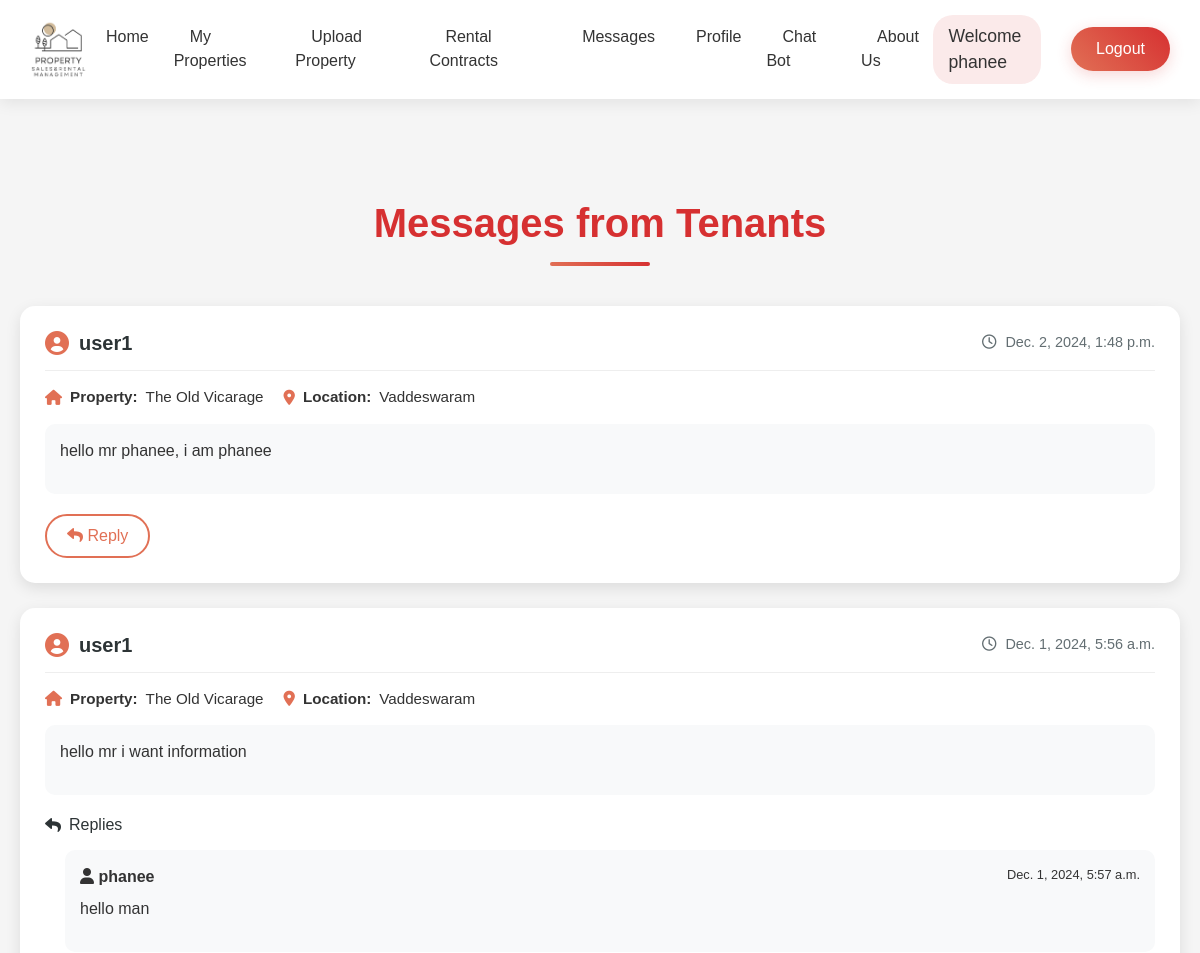
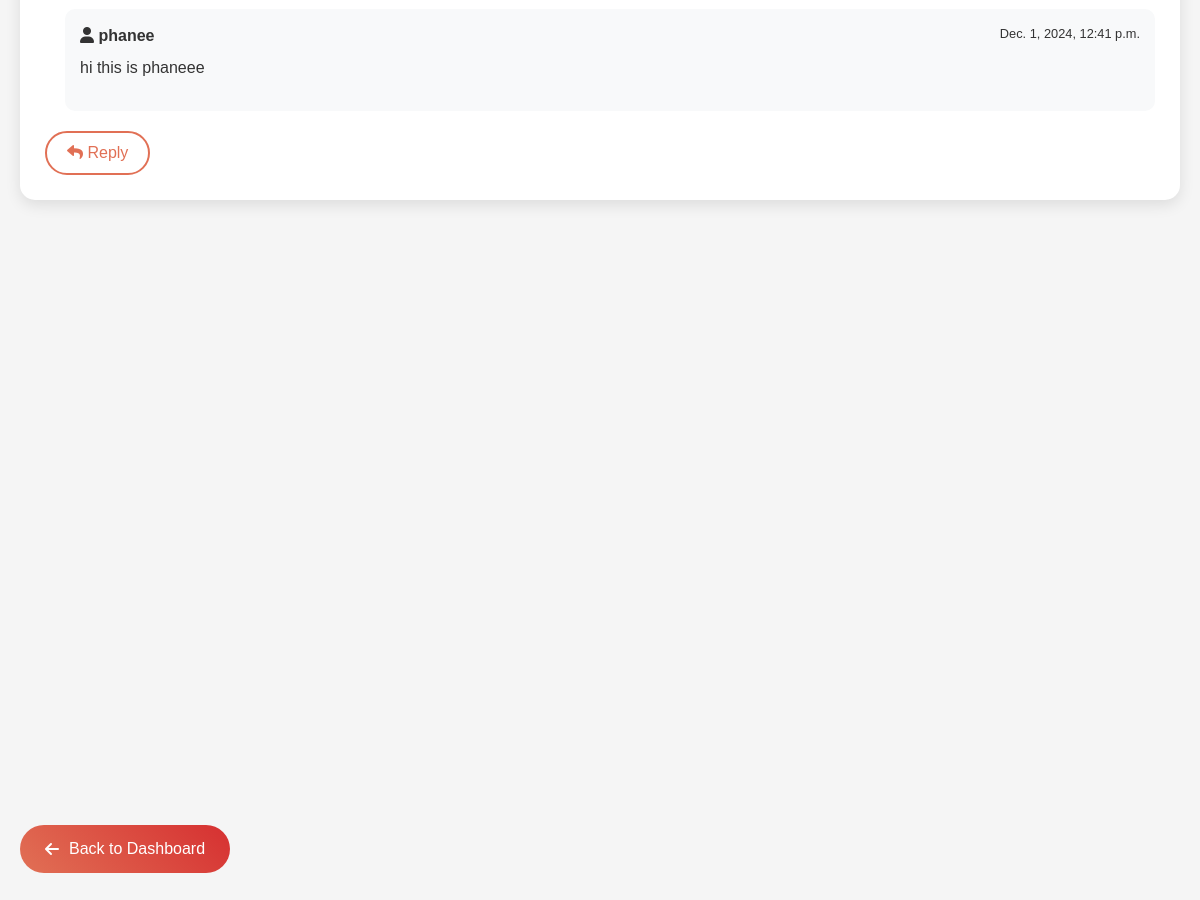
The page /ownerapp/messages/ (signed in) on the database its author committed (2 pictures, top to bottom).
### ownerapp/models.py (models this page shows, shortened)
class Message(models.Model):
    tenant = models.ForeignKey(User, on_delete=models.CASCADE, related_name='sent_messages')
    owner = models.ForeignKey(User, on_delete=models.CASCADE)
    property = models.ForeignKey('Property', on_delete=models.CASCADE, null=True, blank=True)
    content = models.TextField()
    timestamp = models.DateTimeField(auto_now_add=True)

class Property(models.Model):
    PROPERTY_TYPE_CHOICES = [
        ('Rent', 'Rent'),
        ('Sale', 'Sale'),
    ]
    OCCUPANCY_CHOICES = [
        ('Available', 'Available'),
        ('Not Available', 'Not Available'),
    ]
    PARKING = [
        ('Available', 'Available'),
        ('Not Available', 'Not Available'),
    ]
    title = models.CharField(max_length=200)
    image = models.ImageField(upload_to='property_images/')
    image_2 = models.ImageField(upload_to='property_images/', blank=True, null=True)
    image_3 = models.ImageField(upload_to='property_images/', blank=True, null=True)
    overview = models.TextField(max_length=100)
    location = models.CharField(max_length=200)
    location_url = models.URLField(max_length=500, blank=True, null=True, help_text="OpenStreetMap URL for the property location")
    address = models.TextField(max_length=300, blank=True, null=True)
    property_type = models.CharField(max_length=10, choices=PROPERTY_TYPE_CHOICES, default='Rent')
    price = models.DecimalField(max_digits=10, decimal_places=2)
    description = models.TextField()
    size = models.PositiveIntegerField()
    bedrooms = models.PositiveIntegerField()
    bathrooms = models.PositiveIntegerField()
    parking = models.CharField(max_length=20,choices=PARKING,default='Available')
    year_built = models.PositiveIntegerField()
    flooring_type = models.CharField(max_length=100)
    owner_name = models.CharField(max_length=100, default='Owner Name')
    email = models.EmailField()
    phone = models.CharField(max_length=15)
    occupancy_status = models.CharField(max_length=20,choices=OCCUPANCY_CHOICES,default='Available')
    owner = models.ForeignKey(User, on_delete=models.CASCADE, related_name='properties', default=1)

class Reply(models.Model):
    message = models.ForeignKey(Message, related_name='replies', on_delete=models.CASCADE)
    owner = models.ForeignKey(User, on_delete=models.CASCADE, null=True, blank=True)  # Owner replying
    tenant = models.ForeignKey(User, on_delete=models.CASCADE, null=True, blank=True, related_name='tenant_replies')  # Tenant replying
    content = models.TextField()
    timestamp = models.DateTimeField(auto_now_add=True)

### ownerapp/views.py (the view)
# urls.py: path('messages/', views.owner_messages, name='owner_messages'),
@login_required
def owner_messages(request):
    messages = Message.objects.filter(owner=request.user).order_by('-timestamp')
    return render(request, 'ownerapp/messages.html', {'messages': messages})

### templates/ownerApp/messages.html (shortened to what this page needs)
{% load static %}
<html lang="en">
<head>
    <link rel="stylesheet" href="https://stackpath.bootstrapcdn.com/bootstrap/4.5.2/css/bootstrap.min.css">
    <link rel="stylesheet" href="{% static 'css/adminApp/homepage.css' %}">
    <link rel="stylesheet" href="{% static 'css/ownerApp/messages.css' %}">
    <link href="https://cdnjs.cloudflare.com/ajax/libs/font-awesome/6.0.0/css/all.min.css" rel="stylesheet">
</head>
<body>
    {% include 'Navbar/ownerNavBar.html' %}
    <div class="messages-container">
        <div class="messages-header">
            <h1>Messages from Tenants</h1>
            <div class="header-line"></div>
        </div>
        {% if messages %}
            <div class="messages-list">
                {% for message in messages %}
                    <div class="message-card">
                        <div class="message-header">
                            <div class="user-info">
                                <i class="fas fa-user-circle"></i>
                                <h5>{{ message.tenant.username }}</h5>
                            </div>
                            <span class="timestamp">
                                <i class="far fa-clock"></i>
                                {{ message.timestamp }}
                            </span>
                        </div>
                        <div class="property-info">
                            <div>
                                <i class="fas fa-home"></i>
                                <strong>Property:</strong> {{ message.property.title }}
                            </div>
                            <div>
                                <i class="fas fa-map-marker-alt"></i>
                                <strong>Location:</strong> {{ message.property.location }}
                            </div>
                        </div>
                        <div class="message-content">
                            <p>{{ message.content }}</p>
                        </div>
                        {% if message.replies.all %}
                            <div class="replies-section">
                                <h6><i class="fas fa-reply"></i> Replies</h6>
                                <div class="replies-list">
                                    {% for reply in message.replies.all %}
                                        <div class="reply-item">
                                            <div class="reply-header">
                                                <strong>
                                                    <i class="fas fa-user"></i>
                                                    {% if reply.owner %}
                                                        {{ reply.owner.username }}
                                                    {% else %}
                                                        {{ reply.tenant.username }}
                                                    {% endif %}
                                                </strong>
                                                <small>{{ reply.timestamp }}</small>
                                            </div>
                                            <p>{{ reply.content }}</p>
                                        </div>
                                    {% endfor %}
                                </div>
                            </div>
                        {% endif %}
                        <div class="reply-section">
                            <button class="reply-btn" onclick="toggleReplyForm('replyForm{{ message.id }}')">
                                <i class="fas fa-reply"></i> Reply
                            </button>
                        </div>
                    </div>
                {% endfor %}
            </div>
        {% else %}
            <div class="no-messages">
                <i class="fas fa-inbox"></i>
                <p>You have no messages at the moment.</p>
            </div>
        {% endif %}
        <a href="{% url 'ownerapp:ownerhomepage' %}" class="back-btn">
            <i class="fas fa-arrow-left"></i> Back to Dashboard
        </a>
    </div>
</body>
</html>

### templates/Navbar/ownerNavBar.html (shortened to what this page needs)
{% load static %}
<header>
    <div class="logo">
        <a href="{% url 'ownerapp:ownerhomepage' %}">
            <img src="{% static 'images/logo.png' %}" alt="PS6 Logo">
        </a>
    </div>
    <nav>
        <ul>
            <li><a href="{% url 'ownerapp:ownerhomepage' %}">Home</a></li>
            <li><a href="{% url 'ownerapp:property_list'  %}">My Properties</a></li>
            <li><a href="{% url 'ownerapp:upload_property'  %}">Upload Property</a></li>
            <li><a href="{% url 'ownerapp:rental_contract' %}">Rental Contracts</a></li>
            <li><a href="{% url 'ownerapp:owner_messages' %}">Messages</a></li>
            <li><a href="{% url 'ownerapp:owner_profile' %}">Profile</a></li>
            <li><a href="{% url 'ownerapp:chatbot' %}">Chat Bot</a></li>
            <li><a href="{% url 'ownerapp:about_us' %}">About Us</a></li>
        </ul>
    </nav>
    <div class="auth-buttons">
        {% if user.is_authenticated %}
            <span class="welcome-message">Welcome {{ user.username }}</span>
            <form action="{% url 'adminapp:logout_view' %}" method="POST" style="display:inline;">
                <button type="submit" class="logout-btn">Logout</button>
            </form>
        {% else %}
            <a href="{% url 'ownerapp:login_or_register' %}" class="login-btn">Login/Register</a>
        {% endif %}
    </div>
</header>

### static/css/adminApp/homepage.css (style rules this page uses)
* { margin: 0; padding: 0; box-sizing: border-box; }
body { font-family: 'Poppins', sans-serif; margin: 0; padding: 0; background-color: #f5f5f5; color: #333; }
header { background-color: #ffffff; color: #333; padding: 15px 30px; display: flex; justify-content: space-between; align-items: center; box-shadow: 0 4px 15px rgba(0, 0, 0, 0.08); position: relative; z-index: 1000; }
.logo img { max-width: 150px; max-height: 60px; transition: transform 0.3s ease; }
nav ul { list-style: none; margin: 0; padding: 0; display: flex; gap: 25px; }
nav ul li a { color: #333; text-decoration: none; font-size: 1rem; font-weight: 500; padding: 8px 16px; border-radius: 20px; transition: all 0.3s ease; position: relative; }
nav ul li a::after { content: ''; position: absolute; bottom: 0; left: 50%; width: 0; height: 2px; transition: all 0.3s ease; transform: translateX(-50%); }
.auth-buttons { display: flex; align-items: center; gap: 15px; }
.welcome-message { margin-right: 15px; font-size: 1.1rem; font-weight: 500; color: #333; padding: 8px 15px; background-color: rgba(214, 48, 49, 0.1); border-radius: 20px; }
.logout-btn { background: linear-gradient(45deg, #e17055, #d63031); color: white; padding: 10px 25px; border: none; border-radius: 25px; cursor: pointer; font-weight: 500; transition: all 0.3s; box-shadow: 0 4px 15px rgba(214, 48, 49, 0.2); }

### static/css/ownerApp/messages.css (style rules this page uses)
.messages-container { max-width: 1200px; margin: 100px auto 50px; padding: 0 20px; }
.messages-header { text-align: center; margin-bottom: 40px; }
.messages-header h1 { color: #d63031; font-size: 2.5rem; font-weight: 600; margin-bottom: 15px; }
.header-line { width: 100px; height: 4px; background: linear-gradient(45deg, #e17055, #d63031); margin: 0 auto; border-radius: 2px; }
.message-card { background: #fff; border-radius: 15px; box-shadow: 0 5px 15px rgba(0, 0, 0, 0.1); padding: 25px; margin-bottom: 25px; transition: transform 0.3s ease; }
.message-header { display: flex; justify-content: space-between; align-items: center; margin-bottom: 15px; padding-bottom: 15px; border-bottom: 1px solid #eee; }
.user-info { display: flex; align-items: center; gap: 10px; }
.user-info i { font-size: 24px; color: #e17055; }
.user-info h5 { margin: 0; color: #2d3436; font-weight: 600; }
.timestamp { color: #636e72; font-size: 0.9rem; }
.timestamp i { margin-right: 5px; }
.property-info { display: flex; gap: 20px; margin-bottom: 15px; font-size: 0.95rem; }
.property-info div { display: flex; align-items: center; gap: 8px; }
.property-info i { color: #e17055; }
.message-content { background: #f8f9fa; padding: 15px; border-radius: 10px; margin-bottom: 20px; }
.replies-section { margin-top: 20px; }
.replies-section h6 { color: #2d3436; margin-bottom: 15px; display: flex; align-items: center; gap: 8px; }
.replies-list { padding-left: 20px; }
.reply-item { background: #f8f9fa; padding: 15px; border-radius: 10px; margin-bottom: 10px; }
.reply-header { display: flex; justify-content: space-between; margin-bottom: 8px; }
.reply-section { margin-top: 20px; }
.reply-btn { background: transparent; border: 2px solid #e17055; color: #e17055; padding: 8px 20px; border-radius: 25px; cursor: pointer; transition: all 0.3s ease; }
.back-btn { display: inline-flex; align-items: center; gap: 10px; background: linear-gradient(45deg, #e17055, #d63031); color: #fff; padding: 12px 25px; border-radius: 25px; text-decoration: none; transition: transform 0.3s ease; margin-top: 30px; }

### rows shown on the page
Message: tenant.username "user1", timestamp "Dec. 2, 2024, 1:48 p.m.", property "The Old Vicarage", property.location "Vaddeswaram", content "hello mr phanee, i am phanee"
Message: tenant.username "user1", timestamp "Dec. 1, 2024, 5:56 a.m.", property "The Old Vicarage", property.location "Vaddeswaram", content "hello mr i want information"
Reply: owner.username "phanee", timestamp "Dec. 1, 2024, 5:57 a.m.", content "hello man"
Reply: owner.username "phanee", timestamp "Dec. 1, 2024, 12:41 p.m.", content "hi this is phaneee"

### other values the page prints
{{ user.username }} "phanee"
